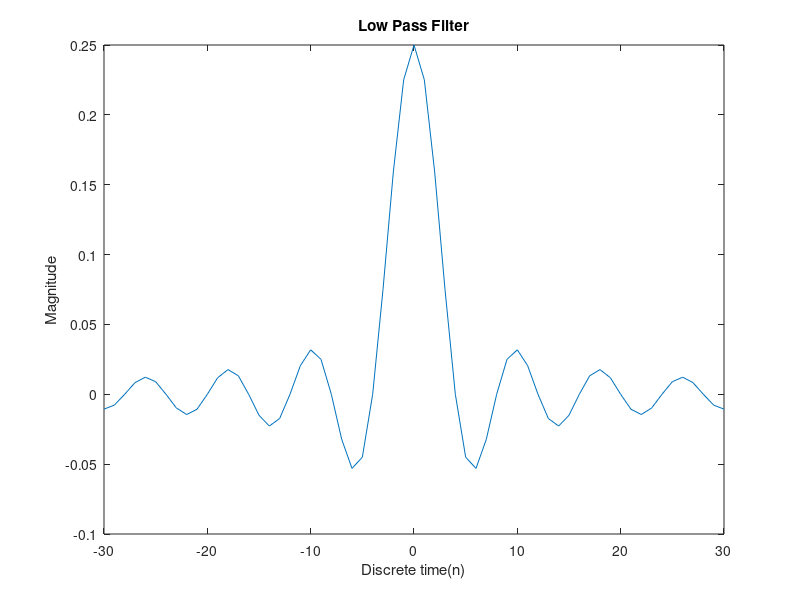
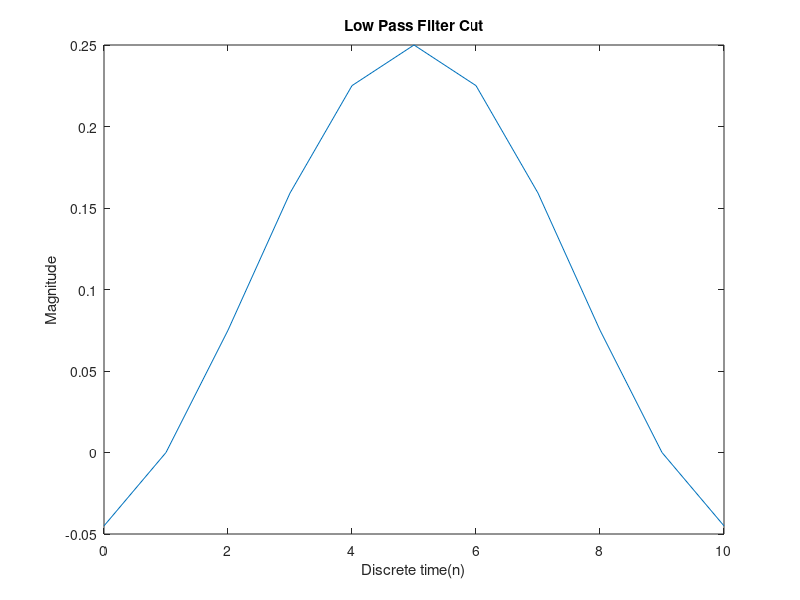
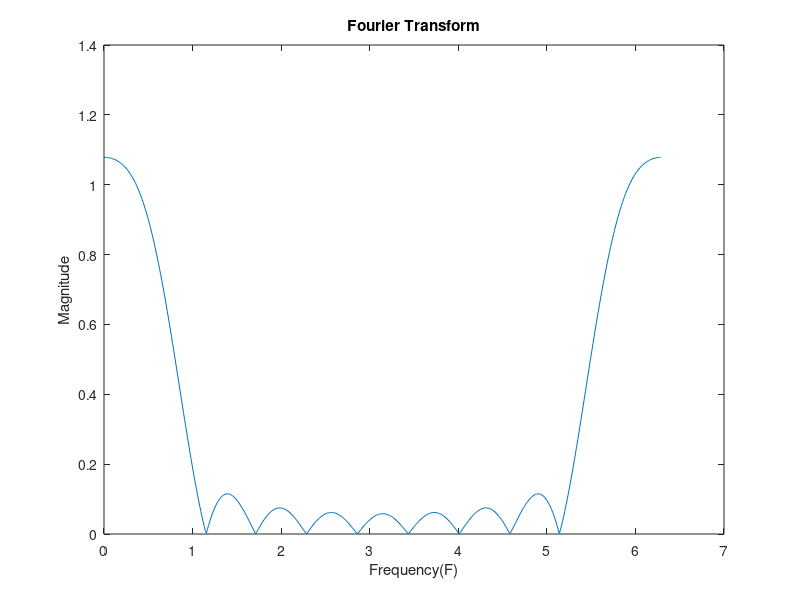
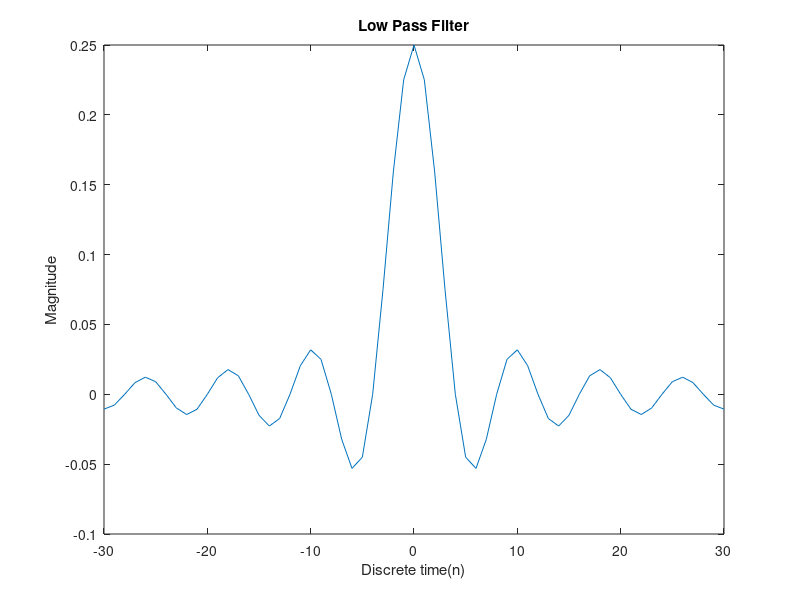

Source code (MATLAB) for these figures, in order: (Note: this script raises an error after producing the figures.)
%Low pass filter
%wc=pi/4

%Define h(n)
n=-30:30;
wc=pi/4;
h1=(wc/pi)*sinc(wc*n/pi);
figure;
plot(n,h1);
xlabel('Discrete time(n)');
ylabel('Magnitude');
title('Low Pass Filter');

%Truncate and transfer
n1=0:10;
h2=zeros(1,11);
h2=h1(26:36);
figure;
plot(n1,h2);
xlabel('Discrete time(n)')
ylabel('Magnitude')
title('Low Pass Filter Cut')

%FFT for h(n)
f=linspace(0,(2*pi),512);
fft_y=fft(h2,length(f));
mfft_y=abs(fft_y);
figure;
plot(f,mfft_y); 
xlabel('Frequency(F)')
ylabel('Magnitude')
title('Fourier Transform')

%17 elements

%Define h(n)
n=-30:30;
wc=pi/4;
h1=(wc/pi)*sinc(wc*n/pi);
figure;
plot(n,h1);
xlabel('Discrete time(n)');
ylabel('Magnitude');
title('Low Pass Filter');

%Truncate and transfer
n1=0:16;
h2=zeros(1,17);
h2=h1(23:39);
figure;
plot(n1,h2);
xlabel('Discrete time(n)')
ylabel('Magnitude')
title('Low Pass Filter Cut')

%FFT for h(n)
f=linspace(0,(2*pi),512);
fft_y=fft(h2,length(f));
mfft_y=abs(fft_y);
figure;
plot(f,mfft_y); 
xlabel('Frequency(F)')
ylabel('Magnitude')
title('Fourier Transform')

%Part II
%
%Calculate wc
fs=44100;
fc=3000;
wc=2*pi*(fc/fs);

%Define h(n)
n=-30:30;
h1=(wc/pi)*sinc(wc*n/pi);
figure;
plot(n,h1);
xlabel('Discrete time(n)');
ylabel('Magnitude');
title('Low Pass Filter');

%Truncate and transfer
n1=0:16;
h2=zeros(1,17);
h2=h1(23:39);
figure;
plot(n1,h2);
xlabel('Discrete time(n)')
ylabel('Magnitude')
title('Low Pass Filter Cut')

%FFT for h(n)
f=linspace(0,(2*pi),512);
fft_y=fft(h2,length(f));
mfft_y=abs(fft_y);
figure;
plot(f,mfft_y); 
xlabel('Frequency(F)')
ylabel('Magnitude')
title('Fourier Transform')

%Audio signal
[x, fs] = audioread('spring_HiFi.wav');
x_sound = audioplayer (x,fs);
%play(x_sound);

%Calculate wc
fs=44100;
fc=3000;
wc=2*pi*(fc/fs);
%Define h(n)
n=-30:30;
h1=(wc/pi)*sinc(wc*n/pi);
%FIR 
F=[0 0 0 0 1 1 1 1 1 1 1 1 0 0 0 0];
a=1;
y=filter(b,a,x);
